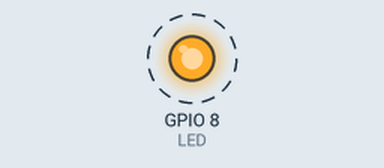
A sketch run on a simulated ESP32-C6. Parts: output pins drawn as LEDs (lit = HIGH). Dashed ring = blinking. What the sketch prints to the serial monitor is not drawn.

Above: at 0.2 s.
Timing chart, 0 to 3.0 s (numbered marks = the images above):
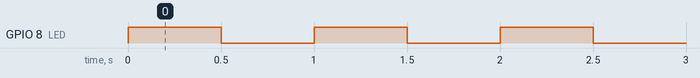

The sketch:

blink_esp32c3.ino
```cpp
// Blink the on-board LED and print a greeting on the serial console to verify the ESP32-C3 board and basic I/O/serial functionality.
//
// Full tutorial: https://shillehtek.com/blogs/news/esp32-c3-devkit-arduino-wifi-ble-setup
// Parts used: https://shillehtek.com/products/xiao-seeed-esp32c3-pre-soldered-with-usb-to-usb-c-cable
//             https://shillehtek.com/products/xiao-seeed-esp32c6-pre-soldered-with-usb-c-cable
//             https://shillehtek.com/products/esp32-wroom-dev-board-cp2102-usb-c-presoldered
// More examples: https://github.com/shillehbean/shillehtek-examples
//

const int LED = 8;   // built-in LED on most C3 boards

void setup() {
  Serial.begin(115200);
  pinMode(LED, OUTPUT);
}
void loop() {
  Serial.println("hello from ESP32-C3");
  digitalWrite(LED, HIGH); delay(500);
  digitalWrite(LED, LOW);  delay(500);
}
```

Measured:
- by itself, GPIO 8 (LED): alternates HIGH for 0.50 s and LOW for 0.50 s
